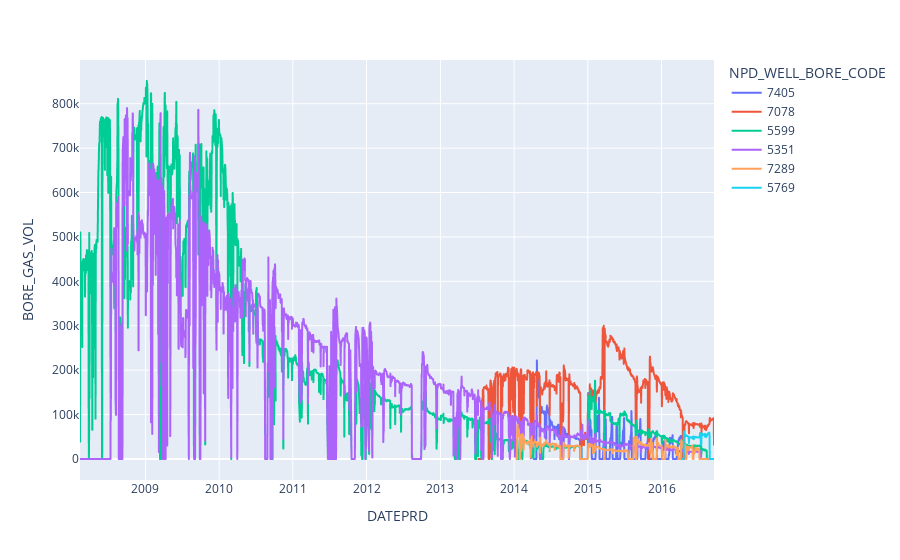

The code cell stored with this chart in its notebook:
### Code cell
fig = px.line(data_filter, x="DATEPRD", y="BORE_GAS_VOL", color='NPD_WELL_BORE_CODE')
fig.show()

### Figure 1 — Plotly figure (JSON) as saved in the notebook; plotly's stock layout.template omitted (floating-point values rounded to 4 significant figures; data arrays with more than 128 entries replaced by an {"elided": "..."} marker saying what was removed)
{"data": [{"hovertemplate": "NPD_WELL_BORE_CODE=7405<br>DATEPRD=%{x}<br>BORE_GAS_VOL=%{y}<extra></extra>", "legendgroup": "7405", "line": {"color": "#636efa", "dash": "solid"}, "marker": {"symbol": "circle"}, "mode": "lines", "name": "7405", "showlegend": true, "type": "scattergl", "x": {"elided": "744 str values"}, "xaxis": "x", "y": {"elided": "744 float values"}, "yaxis": "y"}, {"hovertemplate": "NPD_WELL_BORE_CODE=7078<br>DATEPRD=%{x}<br>BORE_GAS_VOL=%{y}<extra></extra>", "legendgroup": "7078", "line": {"color": "#EF553B", "dash": "solid"}, "marker": {"symbol": "circle"}, "mode": "lines", "name": "7078", "showlegend": true, "type": "scattergl", "x": {"elided": "1165 str values"}, "xaxis": "x", "y": {"elided": "1165 float values"}, "yaxis": "y"}, {"hovertemplate": "NPD_WELL_BORE_CODE=5599<br>DATEPRD=%{x}<br>BORE_GAS_VOL=%{y}<extra></extra>", "legendgroup": "5599", "line": {"color": "#00cc96", "dash": "solid"}, "marker": {"symbol": "circle"}, "mode": "lines", "name": "5599", "showlegend": true, "type": "scattergl", "x": {"elided": "3056 str values"}, "xaxis": "x", "y": {"elided": "3056 float values"}, "yaxis": "y"}, {"hovertemplate": "NPD_WELL_BORE_CODE=5351<br>DATEPRD=%{x}<br>BORE_GAS_VOL=%{y}<extra></extra>", "legendgroup": "5351", "line": {"color": "#ab63fa", "dash": "solid"}, "marker": {"symbol": "circle"}, "mode": "lines", "name": "5351", "showlegend": true, "type": "scattergl", "x": {"elided": "3056 str values"}, "xaxis": "x", "y": {"elided": "3056 float values"}, "yaxis": "y"}, {"hovertemplate": "NPD_WELL_BORE_CODE=7289<br>DATEPRD=%{x}<br>BORE_GAS_VOL=%{y}<extra></extra>", "legendgroup": "7289", "line": {"color": "#FFA15A", "dash": "solid"}, "marker": {"symbol": "circle"}, "mode": "lines", "name": "7289", "showlegend": true, "type": "scattergl", "x": {"elided": "978 str values"}, "xaxis": "x", "y": {"elided": "978 float values"}, "yaxis": "y"}, {"hovertemplate": "NPD_WELL_BORE_CODE=5769<br>DATEPRD=%{x}<br>BORE_GAS_VOL=%{y}<extra></extra>", "legendgroup": "5769", "line": {"color": "#19d3f3", "dash": "solid"}, "marker": {"symbol": "circle"}, "mode": "lines", "name": "5769", "showlegend": true, "type": "scattergl", "x": {"elided": "144 str values"}, "xaxis": "x", "y": {"elided": "144 float values"}, "yaxis": "y"}], "layout": {"autosize": true, "legend": {"title": {"text": "NPD_WELL_BORE_CODE"}, "tracegroupgap": 0}, "margin": {"t": 60}, "xaxis": {"anchor": "y", "autorange": true, "domain": [0, 1], "range": ["2008-02-12", "2016-09-17"], "title": {"text": "DATEPRD"}, "type": "date"}, "yaxis": {"anchor": "x", "autorange": true, "domain": [0, 1], "range": [-47290.0, 898400.0], "title": {"text": "BORE_GAS_VOL"}, "type": "linear"}}}
